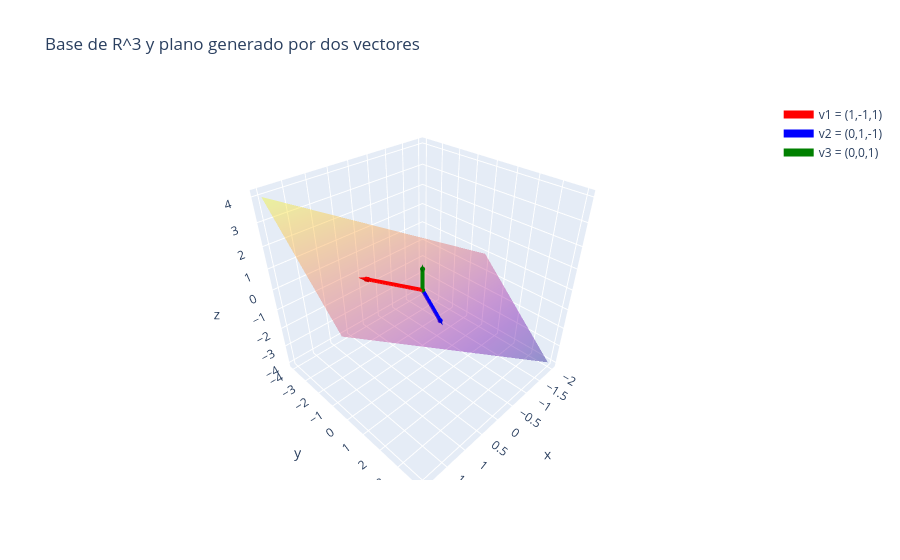

This figure's notebook cell:
### Markdown cell above
## 5) Base buscada

La base de $\mathbb{R}^{3}$ que contiene a $S$ es

$$
\mathcal{B}= \{ (1, -1, 1), (0, 1, -1), (0, 0, 1) \}.
$$

---

### Code cell
import numpy as np
import plotly.graph_objects as go

# =========================
# Vectores de la base
# =========================
v1 = np.array([1, -1, 1])
v2 = np.array([0, 1, -1])
v3 = np.array([0, 0, 1])

# =========================
# Plano generado por v1 y v2
# =========================
s = np.linspace(-2, 2, 20)
t = np.linspace(-2, 2, 20)

S, T = np.meshgrid(s, t)

X = S*v1[0] + T*v2[0]
Y = S*v1[1] + T*v2[1]
Z = S*v1[2] + T*v2[2]

# =========================
# Figura
# =========================
fig = go.Figure()

# Plano
fig.add_trace(go.Surface(
    x=X,
    y=Y,
    z=Z,
    opacity=0.4,
    showscale=False,
    name="Plano generado por v1 y v2"
))

# Función para agregar flechas
def vector_arrow(v, name, color):
    
    fig.add_trace(go.Scatter3d(
        x=[0, v[0]],
        y=[0, v[1]],
        z=[0, v[2]],
        mode="lines+markers",
        line=dict(width=8, color=color),
        marker=dict(size=3),
        name=name
    ))
    
    fig.add_trace(go.Cone(
        x=[v[0]],
        y=[v[1]],
        z=[v[2]],
        u=[v[0]],
        v=[v[1]],
        w=[v[2]],
        sizemode="absolute",
        sizeref=0.3,
        showscale=False,
        colorscale=[[0,color],[1,color]]
    ))

# =========================
# Dibujar vectores
# =========================
vector_arrow(v1, "v1 = (1,-1,1)", "red")
vector_arrow(v2, "v2 = (0,1,-1)", "blue")
vector_arrow(v3, "v3 = (0,0,1)", "green")

# =========================
# Layout
# =========================
fig.update_layout(
    title="Base de R^3 y plano generado por dos vectores",
    scene=dict(
        xaxis_title="x",
        yaxis_title="y",
        zaxis_title="z",
        aspectmode="cube"
    )
)

fig.show()
fig.write_image(r"C:\Users\marco\Downloads\base_R3_y_plano.png")

### Figure 1 — Plotly figure (JSON) as saved in the notebook; plotly's stock layout.template omitted (floating-point values rounded to 4 significant figures; data arrays with more than 128 entries replaced by an {"elided": "..."} marker saying what was removed)
{"data": [{"name": "Plano generado por v1 y v2", "opacity": 0.4, "showscale": false, "type": "surface", "x": {"elided": "20x20 float values"}, "y": {"elided": "20x20 float values"}, "z": {"elided": "20x20 float values"}}, {"line": {"color": "red", "width": 8}, "marker": {"size": 3}, "mode": "lines+markers", "name": "v1 = (1,-1,1)", "type": "scatter3d", "x": [0, 1], "y": [0, -1], "z": [0, 1]}, {"colorscale": [[0, "red"], [1, "red"]], "showscale": false, "sizemode": "absolute", "sizeref": 0.3, "type": "cone", "u": [1], "v": [-1], "w": [1], "x": [1], "y": [-1], "z": [1]}, {"line": {"color": "blue", "width": 8}, "marker": {"size": 3}, "mode": "lines+markers", "name": "v2 = (0,1,-1)", "type": "scatter3d", "x": [0, 0], "y": [0, 1], "z": [0, -1]}, {"colorscale": [[0, "blue"], [1, "blue"]], "showscale": false, "sizemode": "absolute", "sizeref": 0.3, "type": "cone", "u": [0], "v": [1], "w": [-1], "x": [0], "y": [1], "z": [-1]}, {"line": {"color": "green", "width": 8}, "marker": {"size": 3}, "mode": "lines+markers", "name": "v3 = (0,0,1)", "type": "scatter3d", "x": [0, 0], "y": [0, 0], "z": [0, 1]}, {"colorscale": [[0, "green"], [1, "green"]], "showscale": false, "sizemode": "absolute", "sizeref": 0.3, "type": "cone", "u": [0], "v": [0], "w": [1], "x": [0], "y": [0], "z": [1]}], "layout": {"scene": {"aspectmode": "cube", "xaxis": {"title": {"text": "x"}}, "yaxis": {"title": {"text": "y"}}, "zaxis": {"title": {"text": "z"}}}, "title": {"text": "Base de R^3 y plano generado por dos vectores"}}}
